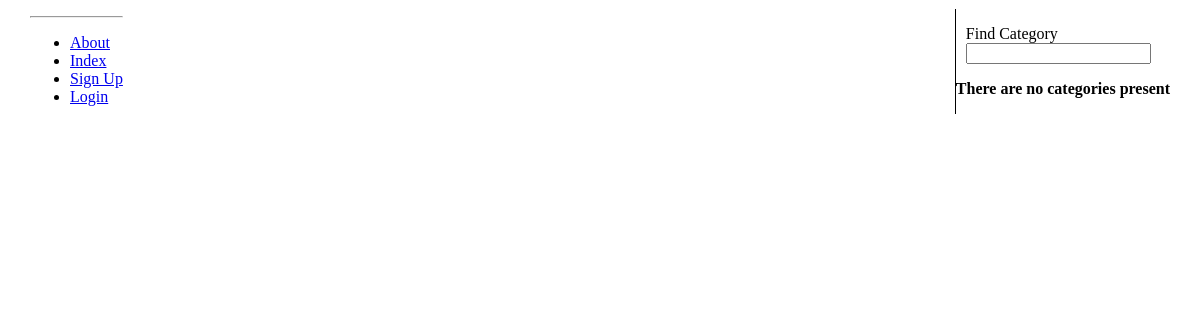
The app's page /rango/category/Python/search/, older data.
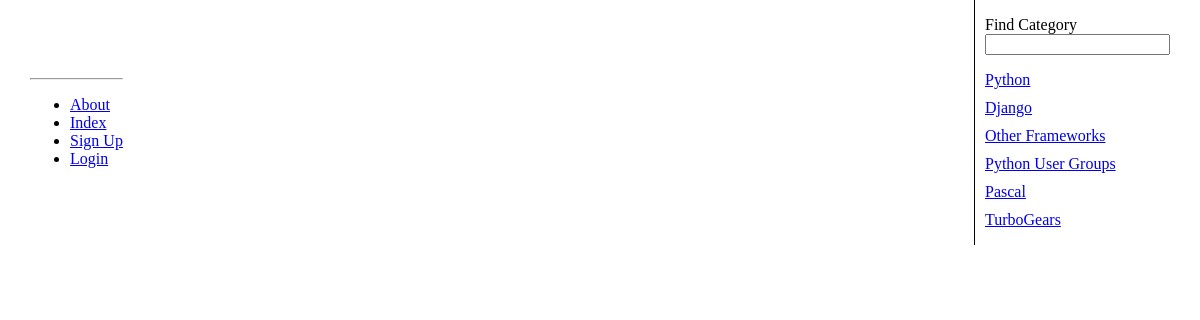
The same page, newer data.
### rango/models.py (models this page shows, shortened)
class Category(models.Model):
    name = models.CharField(max_length=128, unique=True)
    views = models.IntegerField(default=0)
    likes = models.IntegerField(default=0)
    slug = models.SlugField(unique=True)
    users_liked = models.CharField(max_length=200)
    class Meta:
        verbose_name_plural = 'Categories'

### rango/views.py (the view)
# urls.py: path('category/<category_name_slug>/search/', views.search, name='search'),
def search(request, category_name_slug):
    context_dict = {}
    if request.method == 'POST':
        query = request.POST.get('query')
        category = Category.objects.get(slug=category_name_slug)
        pages = Page.objects.filter(category=category,
                                        title__contains=query)
        context_dict['search_result'] = pages
    return render(request,
                  'rango/search_result.html',
                  context=context_dict)

### rango/templatetags/rango_template_tags.py (called while the page is built)
@register.inclusion_tag('rango/cats.html')
def get_category_list(cat=None):
    return {'cats': Category.objects.all(),
            'act_cat': cat}

### rango/templates/rango/search_result.html (shortened to what this page needs)
{% extends 'base.html' %}
{% load staticfiles %}

### rango/templates/rango/cats.html (shortened to what this page needs)
<ul style="padding:0; list-style:none;">
    {% if cats %}
        {% for c in cats %}
            {% if c == act_cat %}
                <li style="margin:10px;">
                    <strong><a href="{% url 'show_category' c.slug %}">{{ c.name }}</a></strong>
                </li>
            {% else %}
                <li style="margin:10px;">
                    <a href="{% url 'show_category' c.slug %}">{{ c.name }}</a>
                </li>
            {% endif %}
        {% endfor %}
    {% else %}
        <li><strong>There are no categories present</strong></li>
    {% endif %}
</ul>

Row changes from the older to the newer data that the page shows:
added Category: name "Python"
added Category: name "Django"
added Category: name "Other Frameworks"
added Category: name "Python User Groups"
added Category: name "Pascal"
added Category: name "TurboGears"
Text that changed along with them:
text no longer shown: "There are no categories present"
